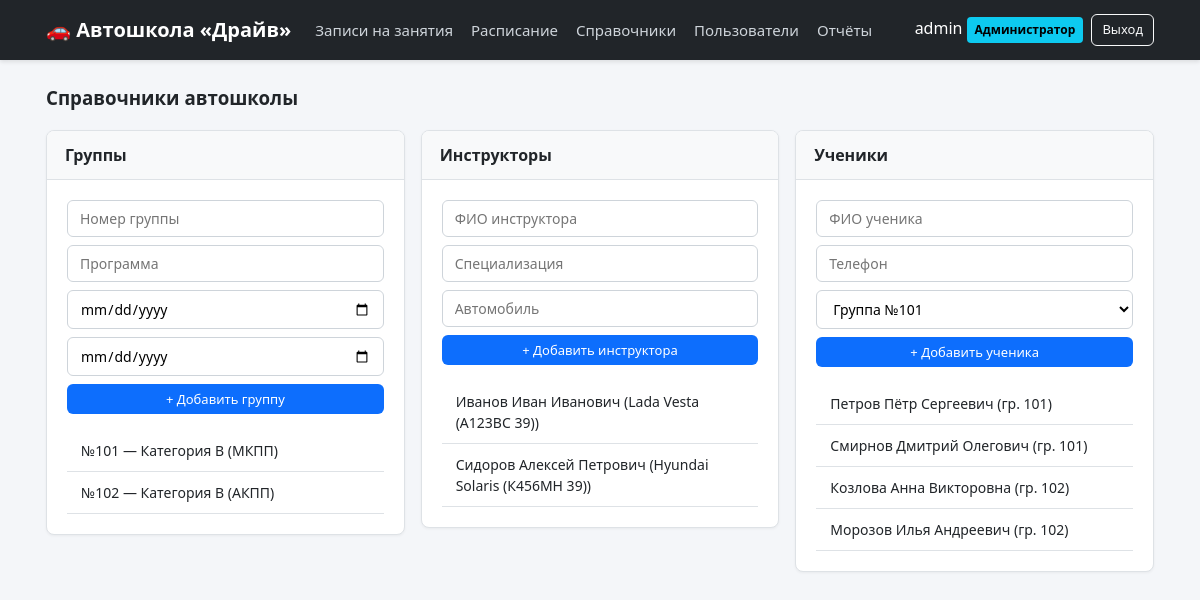
The app's page /directories/ (signed in) with its own data.
### core/models.py (models this page shows, shortened)
class User(AbstractUser):
    role = models.ForeignKey(Role, on_delete=models.PROTECT, null=True, blank=True, verbose_name='Роль')
    student = models.OneToOneField(Student, on_delete=models.SET_NULL, null=True, blank=True, verbose_name='Ученик')
    instructor = models.OneToOneField(Instructor, on_delete=models.SET_NULL, null=True, blank=True, verbose_name='Инструктор')
    class Meta:
        db_table = 'users'
        verbose_name = 'Пользователь'
        verbose_name_plural = 'Пользователи'
    @property
    def role_name(self):
        if self.is_superuser and not self.role:
            return 'Администратор'
        return self.role.name if self.role else 'Без роли'
    def display_name(self):
        if self.student:
            return self.student.full_name
        if self.instructor:
            return self.instructor.full_name
        return self.username

class Role(models.Model):
    name = models.CharField('Название', max_length=50, unique=True)
    description = models.CharField('Описание', max_length=255, blank=True)
    class Meta:
        db_table = 'roles'
        verbose_name = 'Роль'
        verbose_name_plural = 'Роли'

class Group(models.Model):
    STATUS_CHOICES = [
        ('Набор', 'Набор'),
        ('Обучение', 'Обучение'),
        ('Выпуск', 'Выпуск'),
    ]
    number = models.CharField('Номер группы', max_length=20, unique=True)
    program = models.CharField('Программа обучения', max_length=100)
    start_date = models.DateField('Дата начала')
    end_date = models.DateField('Дата окончания')
    status = models.CharField('Статус', max_length=20, choices=STATUS_CHOICES, default='Обучение')
    class Meta:
        db_table = 'groups'
        verbose_name = 'Группа'
        verbose_name_plural = 'Группы'

class Instructor(models.Model):
    full_name = models.CharField('ФИО', max_length=150)
    specialization = models.CharField('Специализация', max_length=100)
    car = models.CharField('Автомобиль', max_length=100, blank=True)
    class Meta:
        db_table = 'instructors'
        verbose_name = 'Инструктор'
        verbose_name_plural = 'Инструкторы'

class Student(models.Model):
    STATUS_CHOICES = [
        ('Активен', 'Активен'),
        ('Академ', 'Академ'),
        ('Отчислен', 'Отчислен'),
        ('Выпущен', 'Выпущен'),
    ]
    full_name = models.CharField('ФИО', max_length=150)
    phone = models.CharField('Телефон', max_length=20)
    group = models.ForeignKey(Group, on_delete=models.CASCADE, related_name='students', verbose_name='Группа')
    status = models.CharField('Статус', max_length=20, choices=STATUS_CHOICES, default='Активен')
    class Meta:
        db_table = 'students'
        verbose_name = 'Ученик'
        verbose_name_plural = 'Ученики'

### core/views.py (the view, shortened to what this page needs)
# urls.py: path('directories/', views.directories_view, name='directories'),
@login_required
def directories_view(request):
    if request.user.role_name != 'Администратор':
        messages.error(request, 'Доступ только для администратора.')
        return redirect('enrollment_list')
    return render(request, 'core/directories.html', {
        'groups': Group.objects.all(),
        'instructors': Instructor.objects.all(),
        'students': Student.objects.select_related('group').all(),
    })

### core/templates/core/directories.html
{% extends 'core/base.html' %}
{% block content %}
<h3>Справочники автошколы</h3>
<div class="row">
    <div class="col-md-4">
        <div class="card mb-3">
            <div class="card-header"><strong>Группы</strong></div>
            <div class="card-body">
                <form method="post" class="mb-3">{% csrf_token %}<input type="hidden" name="action" value="add_group"><input type="text" name="number" class="form-control mb-2" placeholder="Номер группы" required><input type="text" name="program" class="form-control mb-2" placeholder="Программа" required><input type="date" name="start_date" class="form-control mb-2" required><input type="date" name="end_date" class="form-control mb-2" required><button class="btn btn-sm btn-primary w-100">+ Добавить группу</button></form>
                <ul class="list-group">{% for g in groups %}<li class="list-group-item">№{{ g.number }} — {{ g.program }}</li>{% endfor %}</ul>
            </div>
        </div>
    </div>
    <div class="col-md-4">
        <div class="card mb-3">
            <div class="card-header"><strong>Инструкторы</strong></div>
            <div class="card-body">
                <form method="post" class="mb-3">{% csrf_token %}<input type="hidden" name="action" value="add_instructor"><input type="text" name="full_name" class="form-control mb-2" placeholder="ФИО инструктора" required><input type="text" name="specialization" class="form-control mb-2" placeholder="Специализация" required><input type="text" name="car" class="form-control mb-2" placeholder="Автомобиль"><button class="btn btn-sm btn-primary w-100">+ Добавить инструктора</button></form>
                <ul class="list-group">{% for i in instructors %}<li class="list-group-item">{{ i.full_name }} ({{ i.car }})</li>{% endfor %}</ul>
            </div>
        </div>
    </div>
    <div class="col-md-4">
        <div class="card mb-3">
            <div class="card-header"><strong>Ученики</strong></div>
            <div class="card-body">
                <form method="post" class="mb-3">{% csrf_token %}<input type="hidden" name="action" value="add_student"><input type="text" name="full_name" class="form-control mb-2" placeholder="ФИО ученика" required><input type="text" name="phone" class="form-control mb-2" placeholder="Телефон" required><select name="group_id" class="form-select mb-2">{% for g in groups %}<option value="{{ g.id }}">Группа №{{ g.number }}</option>{% endfor %}</select><button class="btn btn-sm btn-primary w-100">+ Добавить ученика</button></form>
                <ul class="list-group">{% for s in students %}<li class="list-group-item">{{ s.full_name }} (гр. {{ s.group.number }})</li>{% endfor %}</ul>
            </div>
        </div>
    </div>
</div>
{% endblock %}

### core/templates/core/base.html (shortened to what this page needs)
<!DOCTYPE html>
<html lang="ru">
<head>
</head>
<body>
{% if user.is_authenticated %}
<nav class="navbar">
    <div class="container nav-flex">
        <div class="d-flex align-items-center" style="gap: 24px;">
            <a class="navbar-brand" href="{% url 'enrollment_list' %}">🚗 Автошкола «Драйв»</a>
            <ul class="navbar-nav">
                <li><a class="nav-link" href="{% url 'enrollment_list' %}">Записи на занятия</a></li>
                <li><a class="nav-link" href="{% url 'schedule' %}">Расписание</a></li>
                {% if user.role_name == 'Администратор' %}
                <li><a class="nav-link" href="{% url 'directories' %}">Справочники</a></li>
                <li><a class="nav-link" href="{% url 'users' %}">Пользователи</a></li>
                <li><a class="nav-link" href="{% url 'reports' %}">Отчёты</a></li>
                {% endif %}
            </ul>
        </div>
        <div class="d-flex align-items-center gap-2">
            <span>{{ user.display_name }} <span class="badge bg-info">{{ user.role_name }}</span></span>
            <a href="{% url 'logout' %}" class="btn btn-outline-light btn-sm">Выход</a>
        </div>
    </div>
</nav>
{% endif %}
<div class="container">
    {% block content %}{% endblock %}
</div>
</body>
</html>

### core/templates/core/base.html (style rules this page uses)
* { box-sizing: border-box; font-family: 'Segoe UI', Tahoma, Geneva, Verdana, sans-serif; }
body { margin: 0; background-color: #f4f6f9; color: #212529; line-height: 1.5; }
.navbar { background-color: #212529; color: #fff; padding: 14px 0; margin-bottom: 24px; box-shadow: 0 2px 4px rgba(0,0,0,.1); }
.container { max-width: 1140px; margin: 0 auto; padding: 0 16px; }
.nav-flex { display: flex; justify-content: space-between; align-items: center; flex-wrap: wrap; gap: 12px; }
.navbar-brand { color: #fff; text-decoration: none; font-size: 20px; font-weight: bold; }
.navbar-nav { list-style: none; display: flex; gap: 18px; margin: 0; padding: 0; }
.nav-link { color: #ced4da; text-decoration: none; font-size: 15px; transition: .2s; }
.badge { display: inline-block; padding: 4px 8px; font-size: 12px; font-weight: 600; border-radius: 4px; color: #fff; background: #6c757d; }
.bg-info { background-color: #0dcaf0 !important; color: #000 !important; }
.card { background: #fff; border: 1px solid #dee2e6; border-radius: 8px; box-shadow: 0 1px 3px rgba(0,0,0,.05); margin-bottom: 20px; overflow: hidden; }
.card-header { background: #f8f9fa; padding: 12px 18px; border-bottom: 1px solid #dee2e6; font-weight: 600; }
.card-body { padding: 20px; }
.btn { display: inline-block; padding: 8px 14px; font-size: 14px; font-weight: 500; text-decoration: none; border-radius: 6px; border: 1px solid transparent; cursor: pointer; transition: .15s; text-align: center; }
.btn-sm { padding: 5px 10px; font-size: 13px; }
.w-100 { width: 100%; }
.btn-primary { background: #0d6efd; color: #fff; }
.btn-outline-light { border-color: #f8f9fa; color: #f8f9fa; background: transparent; }
.form-control, .form-select { width: 100%; padding: 8px 12px; font-size: 14px; border: 1px solid #ced4da; border-radius: 6px; background: #fff; }
.mb-2 { margin-bottom: 8px; }
.mb-3 { margin-bottom: 16px; }
.d-flex { display: flex; }
.align-items-center { align-items: center; }
.gap-2 { gap: 8px; }
.row { display: flex; flex-wrap: wrap; gap: 16px; }
.col-md-4 { flex: 1 1 280px; }
.list-group { list-style: none; padding: 0; margin: 0; }
.list-group-item { padding: 10px 14px; border-bottom: 1px solid #dee2e6; font-size: 14px; }

### records on screen
User: display_name "admin", role_name "Администратор"
Group: number "101", program "Категория B (МКПП)"
Group: number "102", program "Категория B (АКПП)"
Instructor: full_name "Иванов Иван Иванович", car "Lada Vesta (А123ВС 39)"
Instructor: full_name "Сидоров Алексей Петрович", car "Hyundai Solaris (К456МН 39)"
Student: full_name "Петров Пётр Сергеевич", group.number "101"
Student: full_name "Смирнов Дмитрий Олегович", group.number "101"
Student: full_name "Козлова Анна Викторовна", group.number "102"
Student: full_name "Морозов Илья Андреевич", group.number "102"
